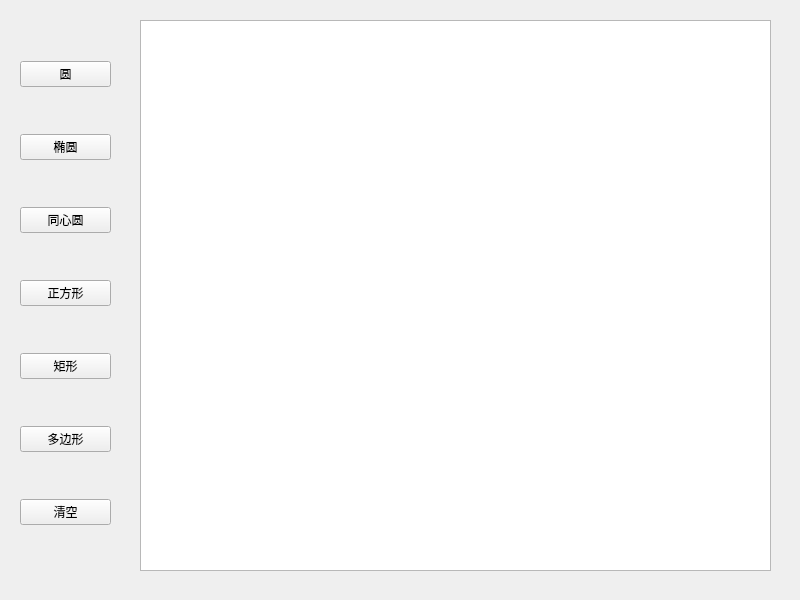
<?xml version="1.0" encoding="UTF-8"?>
<ui version="4.0">
 <class>MainWindow</class>
 <widget class="QMainWindow" name="MainWindow">
  <property name="geometry">
   <rect>
    <x>0</x>
    <y>0</y>
    <width>800</width>
    <height>600</height>
   </rect>
  </property>
  <property name="windowTitle">
   <string>MainWindow</string>
  </property>
  <widget class="QWidget" name="centralwidget">
   <widget class="QWidget" name="verticalLayoutWidget">
    <property name="geometry">
     <rect>
      <x>20</x>
      <y>20</y>
      <width>91</width>
      <height>551</height>
     </rect>
    </property>
    <layout class="QVBoxLayout" name="verticalLayout">
     <item>
      <widget class="QPushButton" name="circleBtn">
       <property name="text">
        <string>圆</string>
       </property>
      </widget>
     </item>
     <item>
      <widget class="QPushButton" name="ellipseBtn">
       <property name="text">
        <string>椭圆</string>
       </property>
      </widget>
     </item>
     <item>
      <widget class="QPushButton" name="conCircleBtn">
       <property name="text">
        <string>同心圆</string>
       </property>
      </widget>
     </item>
     <item>
      <widget class="QPushButton" name="squareBtn">
       <property name="text">
        <string>正方形</string>
       </property>
      </widget>
     </item>
     <item>
      <widget class="QPushButton" name="rectangleBtn">
       <property name="text">
        <string>矩形</string>
       </property>
      </widget>
     </item>
     <item>
      <widget class="QPushButton" name="polygonBtn">
       <property name="text">
        <string>多边形</string>
       </property>
      </widget>
     </item>
     <item>
      <widget class="QPushButton" name="clearBtn">
       <property name="text">
        <string>清空</string>
       </property>
      </widget>
     </item>
    </layout>
   </widget>
   <widget class="QGraphicsView" name="graphicsView">
    <property name="geometry">
     <rect>
      <x>140</x>
      <y>20</y>
      <width>631</width>
      <height>551</height>
     </rect>
    </property>
   </widget>
  </widget>
 </widget>
 <resources/>
 <connections/>
</ui>
